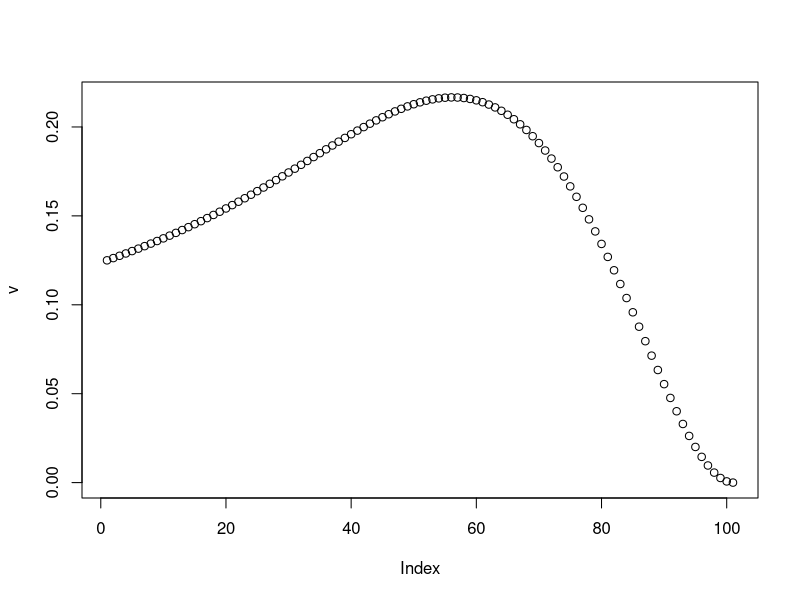

Reproduce this figure in R.
## ---- chunk 1
y <- vector()
x <- vector()
b <- function(r, n,f){
  for (i in r:n)
  y[i] <-    choose(n-1,i-1)*(1-f)^(i-1)*f^(n-i)/i
  #print(y)
  return(sum(y,na.rm = TRUE))
}
 
Rank_prob <- function(n,f){
  for (i in 1:3)
    x[i] <- b(i,n,f)
    x[4] <- (x[2]/(1-x[1]))/(x[3]/(1-x[1]-x[2]))
  #print(x)
  return(x[3])
}

Rank_prob(4,.5)
## ---- chunk 2

test <- function(n){
  s <- seq(0,1, by=.01)
for (i in 1:length(s)) 
  x[i] <- Rank_prob(8,s[i])
return(x)
}
v <- test(8)
## ---- chunk 3

plot(v)
